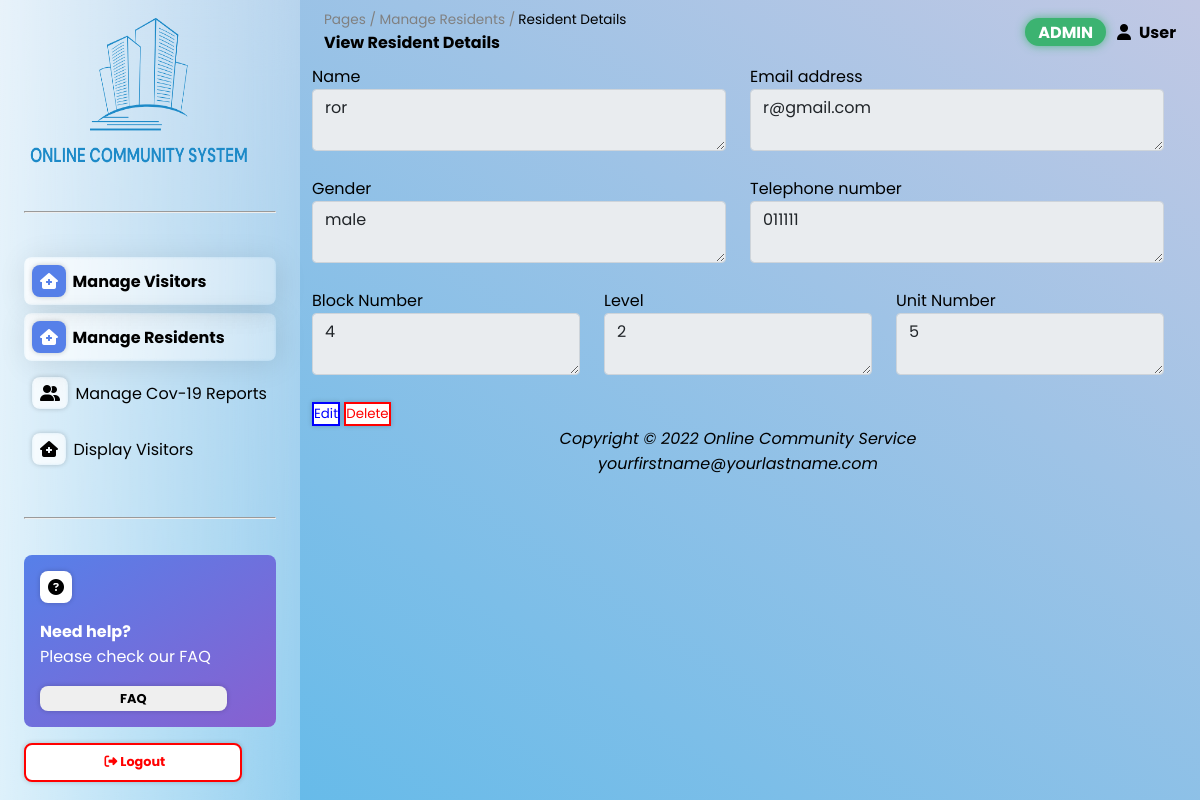
Screenshot of /admin/viewResidentDetails.php?user_id=1 (signed in) with the database file from the repository.
### tables this page shows
CREATE TABLE `resident` (
  `resident_id` int(11) NOT NULL AUTO_INCREMENT,
  `email` varchar(255) NOT NULL,
  `password` varchar(25) NOT NULL,
  `name` varchar(50) NOT NULL,
  `tel_number` varchar(25) DEFAULT NULL,
  `unit_no` varchar(255) DEFAULT NULL,
  `gender` varchar(25) DEFAULT NULL,
  `block` varchar(50) DEFAULT NULL,
  `level` varchar(25) DEFAULT NULL,
  `photo` varchar(50) DEFAULT NULL,
  PRIMARY KEY (`resident_id`),
  UNIQUE KEY `email` (`email`)
);

### admin/viewResidentDetails.php (the view, shortened to what this page needs)
<!DOCTYPE html>
<html lang="en">
<head>
    <link rel="stylesheet" type="text/css" href="../assets/css/stylesheet.css" />
    <?php include_once("../assets/php/config.php"); ?>
</head>
<body>
    <nav>
        <div class="container">
            <img src="../assets/img/logo.png" width="230" height="150">
        </div>
        <hr />
        <div class="container">
            <a href="Display_visitors_details.php">
                <div class="selected navcontrol">
                    <i class="fa-solid fa-house-medical"></i>
                    <span>Manage Visitors</span>
                </div>
            </a>
            <a href="./manageresidents.php">
                <div class="selected navcontrol">
                    <i class="fa-solid fa-house-medical"></i>
                    <span>Manage Residents</span>
                </div>
            </a>
            <a href="./managecovreport.php">
                <div class="navcontrol">
                    <i class="fa-solid fa-user-group"></i>
                    <span>Manage Cov-19 Reports</span>
                </div>
            </a>
            <a href="Display_visitors_details.php">
                <div class="navcontrol">
                    <i class="fa-solid fa-house-medical"></i>
                    <span>Display Visitors</span>
                </div>
            </a>
        </div>
        <hr />
        <div class="bottom container">
            <div class="profilebox">
                <div><i class="fa-solid fa-circle-question"></i></div>
                <div class="wordprofilebox">
                    <div style="font-weight: bold"><span>Need help?</span></div>
                    <div><span>Please check our FAQ</span></div>
                </div>
                <div><button>FAQ</button></div>
            </div>
            <div class="logout">
                <a href="../assets/php/logout.php"><button><i class="fa-solid fa-right-from-bracket"></i>Logout</button></a>
            </div>
        </div>
    </nav>
    <main>
        <div class="glass">
            <div class="dashboard">
                <div class="leftdash">
                    <div class="up">
                        <div style="color: grey"><span>Pages / Manage Residents /</span></div>
                        <div style="margin-left: 0.2rem">
                            <span>Resident Details</span>
                        </div>
                    </div>
                    <div style="font-weight: bold"><span>View Resident Details</span></div>
                </div>
                <div class="rightdash">
                    <div class="status"><span>ADMIN</span></div>
                    <div><i class="fa-solid fa-user"></i><span>User</span></div>
                </div>
            </div>
            <div class="px-4">
                <?php
                $user_id = $_GET['user_id'];
                $result = mysqli_query($connection, "SELECT * FROM resident WHERE resident_id = $user_id");
                $res = mysqli_fetch_array($result);
                ?>
                <form>
                    <div class="row">
                        <div class="col-md-6 col-sm-12">
                            <label for="name" class="form-label">Name</label>
                            <textarea class="form-control" aria-label="name" readonly><?php echo $res["name"] ?></textarea>
                        </div>
                        <div class="col-md-6 col-sm-12">
                            <label for="email" class="form-label">Email address</label>
                            <textarea class="form-control" aria-label="email" readonly><?php echo $res["email"] ?></textarea>
                        </div>
                    </div><br>
                    <div class="row">
                        <div class="col-md-6 col-sm-12">
                            <label for="gender" class="form-label">Gender</label>
                            <textarea class="form-control" aria-label="gender" readonly><?php echo $res["gender"] ?></textarea>
                        </div>
                        <div class="col-md-6 col-sm-12">
                            <label for="telNum" class="form-label">Telephone number</label>
                            <textarea class="form-control" aria-label="telNum" readonly><?php echo $res["tel_number"] ?></textarea>
                        </div>
                    </div>
                    <br>
                    <div class="row">
                        <div class="col-md-4 col-sm-12">
                            <label for="block" class="form-label">Block Number</label>
                            <textarea class="form-control" aria-label="block" readonly><?php echo $res["block"] ?></textarea>
                        </div>
                        <div class="col-md-4 col-sm-12">
                            <label for="level" class="form-label">Level</label>
                            <textarea class="form-control" aria-label="level" readonly><?php echo $res["level"] ?></textarea>
                        </div>
                        <div class="col-md-4 col-sm-12">
                            <label for="unit_no" class="form-label">Unit Number</label>
                            <textarea class="form-control" aria-label="unit_no" readonly><?php echo $res["unit_no"] ?></textarea>
                        </div>
                    </div>
                    <br>
                    <div class="row">
                        <div class="col-12">
                            <a href="./editResidentDetails.php?user_id=<?php echo $res["resident_id"] ?>"><button type="button" class="btn btn-primary">Edit</button></a>
                            <button type="button" class="btn btn-danger" id="deleteResidentButton" data-bs-toggle="modal" data-bs-target="#exampleModal">
                                Delete
                            </button>
                        </div>
                    </div>
                </form>
                <footer>
                    <p class="text-center fst-italic">Copyright &#169; 2022 Online Community Service<br>
                        <a href="mailto:yourfirstname@yourlastname.com">yourfirstname@yourlastname.com</a>
                    </p>
                </footer>
            </div>
        </div>
    </main>
</body>
</html>

### rows the page displays
resident: name "ror", email "r@gmail.com", gender "male", tel_number "011111", block "4", level "2", unit_no "5"
